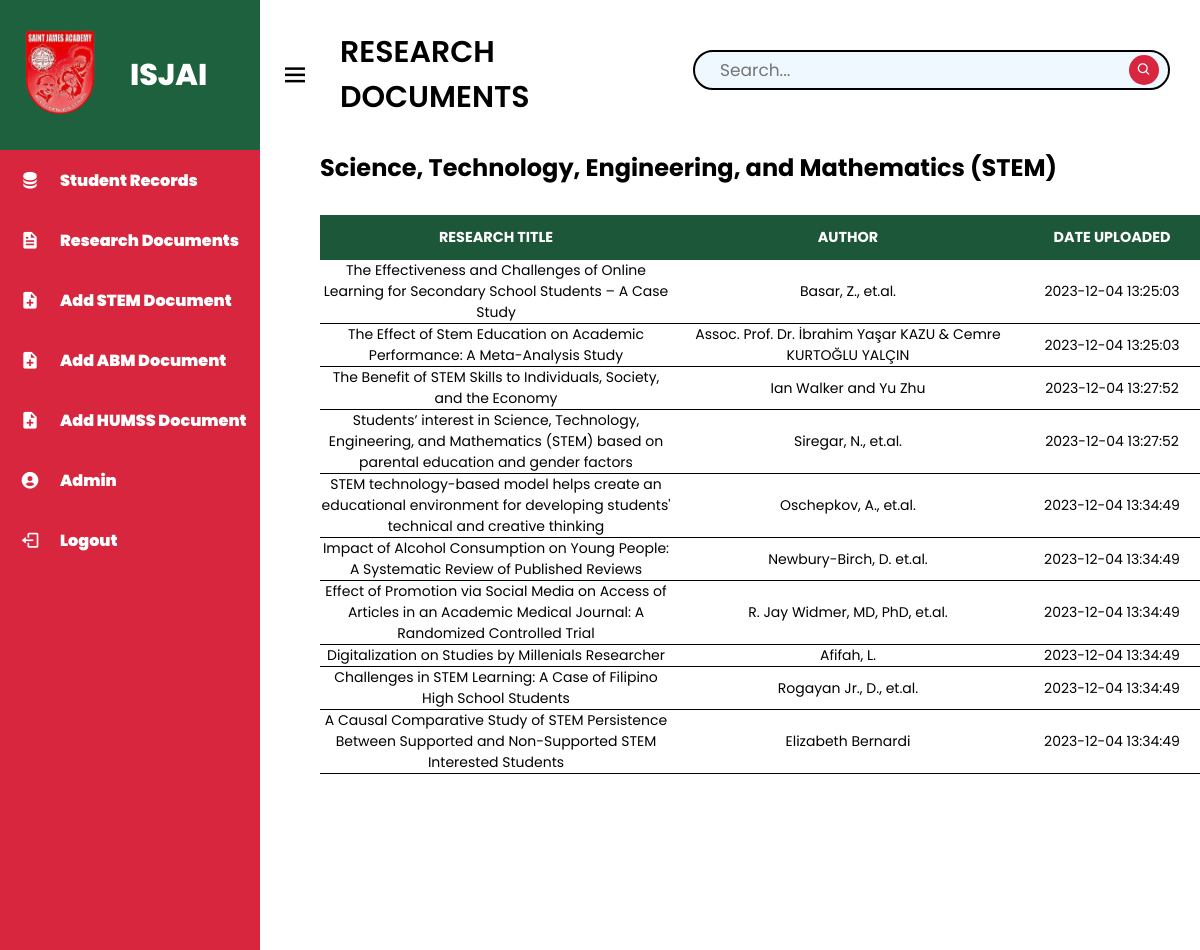
The app's page /index/dashboard-documents-stem.php with its own data.
### tables this page shows
CREATE TABLE IF NOT EXISTS `research_stem` (
  `ID` int(11) NOT NULL AUTO_INCREMENT,
  `Research_Title` varchar(200) NOT NULL,
  `Author` varchar(100) NOT NULL,
  `Description` longtext NOT NULL,
  `Link` varchar(100) NOT NULL,
  `Strand` varchar(100) NOT NULL,
  `Date_Added` timestamp NOT NULL DEFAULT current_timestamp(),
  PRIMARY KEY (`ID`)
);

### index/dashboard-documents-stem.php (the view, shortened to what this page needs)
<?php
include('../php connect/connect.php');
include('../php functions/common_functions.php');
?>
<!DOCTYPE html>
<html lang="en">
<head>
    <link rel="stylesheet" href="../css/dashboard-documents.css?v=<?php echo time(); ?>">
    <link href='https://unpkg.com/boxicons@2.1.4/css/boxicons.min.css' rel='stylesheet'>
</head>
<body>
    <div class="sidebar">
        <div class="logo_details">
            <a href="./dashboard.php" class="logo"><img src="../images/logo.png" alt="ISJAI Logo"></a>
            <span class="logo_name">ISJAI</span>
        </div>
        <ul class="nav_links">
            <li><a href="dashboard.php" class="records"><i class='bx bxs-data'></i><span class="link_name">Student Records</span></a></li>
            <li><a href="dashboard-documents-strands.php" class="docs"><i class='bx bxs-file'></i><span class="link_name">Research Documents</span></a></li>
            <li><a href="add_stem.php" class="adding"><i class='bx bxs-file-plus'></i><span class="link_name">Add STEM Document</span></a></li>
            <li><a href="add_abm.php" class="adding"><i class='bx bxs-file-plus'></i><span class="link_name">Add ABM Document</span></a></li>
            <li><a href="add_humms.php" class="adding"><i class='bx bxs-file-plus'></i><span class="link_name">Add HUMSS Document</span></a></li>
            <li><a href="dashboard-user.php" class="user"><i class='bx bxs-user-circle'></i><span class="link_name">Admin</span></a></li>
            <li><a href="logout.php" class="log-out" onclick="return confirm('Are you sure you want to Log Out?')"><i class='bx bx-log-out'></i><span class="link_name">Logout</span></a></li>
        </ul>
    </div>
    <section class="dashboard">
        <nav>
            <div class="menu">
                <i class='bx bx-menu sidebarBtn'></i>
                <span class="dashboard-admin">RESEARCH DOCUMENTS</span>
            </div>
            <div class="search-box">
            <?php
            if(isset($_GET['search'])){
                $filtervalues = $_GET['search'];
                $select_query = "Select *from `research_stem` where CONCAT(Research_Title, Author) LIKE '%$filtervalues%'";
            }else{
                $select_query = "Select *from `research_stem`";
            }
                $query_run = mysqli_query($con, $select_query);
            ?>
            <form method="get">
            <label for="search-user">
                    <input name="search" type="text" class="search-box" placeholder="Search..." autocomplete=off>
                    <a href="#"><i class='bx bx-search'></i></a>
                    </label>
                </form>
            </div>
        </nav>
    <div class="strands">
        <h1 class="strand-details">Science, Technology, Engineering, and Mathematics (STEM)</h1>
        <table class="content-table">
            <thead>
                <tr>
                <th class="title">RESEARCH TITLE</th>
                <th>AUTHOR</th>
                <th>DATE UPLOADED</th>
                </tr>
            </thead>
            <tbody>
            <?php
                while($row = mysqli_fetch_array($query_run)){
            ?>
                <tr>
                    <td><?php echo $row['Research_Title']; ?></td>
                    <td><?php echo $row['Author']; ?></td>
                    <td><?php echo $row['Date_Added']; ?></td>
                </tr>
            <?php
                }
            ?>
            </tbody>
        </table>
    </div>
</section>
</body>
</html>

### css/dashboard-documents.css (style rules this page uses)
* { margin: 0; padding: 0; box-sizing: border-box; font-family: 'Poppins', sans-serif; text-decoration: none; }
body { min-height: 100vh; width: 100%; }
.sidebar { position: fixed; height: 100%; width: 260px; background-color: #d7263d; transition: all 0.5s ease; }
.sidebar .logo_details { display: flex; align-items: center; height: 150px; width: 100%; }
.sidebar .logo_details img { height: 100px; width: 100px; margin: 0px 0 0 10px; }
.sidebar .logo_details .logo_name { font-size: 30px; font-weight: 800; color: #fff; margin: 0 0 0 20px; }
.sidebar .nav_links li { height: 60px; width: 100%; list-style: none; }
.sidebar .nav_links li a { height: 100%; width: 100%; display: flex; align-items: center; color: #fff; transition: all 0.5s ease; }
.sidebar .nav_links li a i { font-size: 20px; min-width: 60px; text-align: center; }
.sidebar .nav_links li a .link_name { font-size: 16px; font-weight: 900; white-space: nowrap; }
.dashboard { background: #ffffff; position: relative; min-height: 100vh;; width: calc(100% - 260px); left: 260px; transition: all 0.5s ease; }
.dashboard nav { height: 150px; padding: 0 20px; display: flex; align-items: center; justify-content: space-between; }
.dashboard .menu { display: flex; align-items: center; font-size: 24px; font-weight: 500; }
.dashboard nav .menu .dashboard-admin { font-size: 30px; font-weight: 600; padding-left: 20px; margin-right: 10px; }
.dashboard nav .menu i { font-size: 30px; margin-right: 10px; cursor: pointer; }
.dashboard nav .search-box { height: 50px; width: 550px; margin: 0 20px; position: relative; object-fit: cover; }
.dashboard nav .search-box input { position: absolute; height: 80%; width: 98%; border-radius: 20px; padding: 0 25px; font-size: 17px; color: #000000; background-color: aliceblue; border: 2px solid #000000; }
.dashboard nav .search-box .bx-search { position: absolute; right: 1px; top: 40%; transform: translateY(-50%); height: 30px; width: 30px; background-color: #d7263d; border-radius: 20px; color: #fff; font-size: 15px; line-height: 30px; text-align: center; }
.strands { background: #ffffff; position: relative; min-height: 100vh;; width: calc(100% - 60px); left: 60px; transition: all 0.5s ease; object-fit: cover; }
section .content-table { border-collapse: collapse; margin: 30px 0 0 40px; font-size: 0.9em; min-width: 96%; margin: 30px 0 30px; text-align: center; }
section .content-table thead tr { background-color: #1C5739; color: white; padding: 30px auto; font-weight: 900; }
section .content-table thead th { padding: 12px 15px; width: 40%; }
section .content-table tbody tr { border-bottom: 1px solid #000000; font-size: 14px; overflow: hidden; }

### records on screen
research_stem: Research_Title "The Effectiveness and Challenges of Online Learning for Secondary School Students – A Case Study", Author "Basar, Z., et.al.", Date_Added "2023-12-04 13:25:03"
research_stem: Research_Title "The Effect of Stem Education on Academic Performance: A Meta-Analysis Study", Author "Assoc. Prof. Dr. İbrahim Yaşar KAZU & Cemre KURTOĞLU YALÇIN", Date_Added "2023-12-04 13:25:03"
research_stem: Research_Title "The Benefit of STEM Skills to Individuals, Society, and the Economy", Author "Ian Walker and Yu Zhu", Date_Added "2023-12-04 13:27:52"
research_stem: Research_Title "Students’ interest in Science, Technology, Engineering, and Mathematics (STEM) based on parental education and gender factors", Author "Siregar, N., et.al.", Date_Added "2023-12-04 13:27:52"
research_stem: Research_Title "STEM technology-based model helps create an educational environment for developing students' technical and creative thinking", Author "Oschepkov, A., et.al.", Date_Added "2023-12-04 13:34:49"
research_stem: Research_Title "Impact of Alcohol Consumption on Young People: A Systematic Review of Published Reviews", Author "Newbury-Birch, D. et.al.", Date_Added "2023-12-04 13:34:49"
research_stem: Research_Title "Effect of Promotion via Social Media on Access of Articles in an Academic Medical Journal: A Randomized Controlled Trial", Author "R. Jay Widmer, MD, PhD, et.al.", Date_Added "2023-12-04 13:34:49"
research_stem: Research_Title "Digitalization on Studies by Millenials Researcher", Author "Afifah, L.", Date_Added "2023-12-04 13:34:49"
research_stem: Research_Title "Challenges in STEM Learning: A Case of Filipino High School Students", Author "Rogayan Jr., D., et.al.", Date_Added "2023-12-04 13:34:49"
research_stem: Research_Title "A Causal Comparative Study of STEM Persistence Between Supported and Non-Supported STEM Interested Students", Author "Elizabeth Bernardi", Date_Added "2023-12-04 13:34:49"
